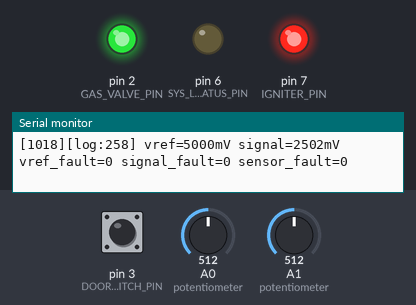
The sketch below on a simulated Arduino Uno, built with avr-gcc and run on an emulated ATmega328P. On the bench: output pins drawn as LEDs (lit = HIGH), the last lines printed to the serial monitor. Dashed ring = blinking. Inputs (shaded band) come from the test bench; at power-on: A0 (potentiometer) = 512, pin 3 (DOOR_SWITCH_PIN) HIGH, A1 (potentiometer) = 512.

Above: at 1.2 s.
1.3 s: A0 (potentiometer) set to 110
4.3 s: A0 (potentiometer) set to 92
At 5.2 s:
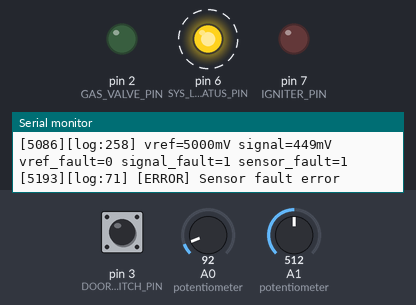
7.3 s: A0 (potentiometer) set to 122
At 7.9 s:
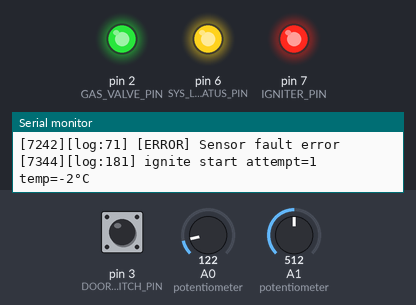
10.3 s: pin 3 (DOOR_SWITCH_PIN) pulled LOW for 0.15 s
At 11.4 s:
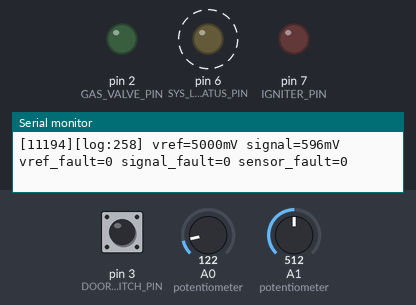
13.4 s: pin 3 (DOOR_SWITCH_PIN) pulled LOW for 3.2 s
At 16.4 s:
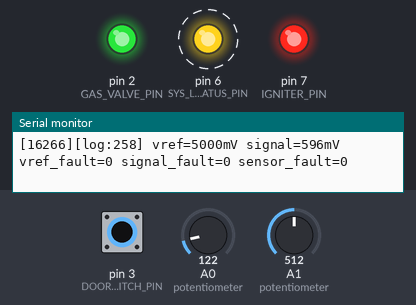
Timing chart, 0 to 19.1 s (numbered marks = the images above; inputs shaded):
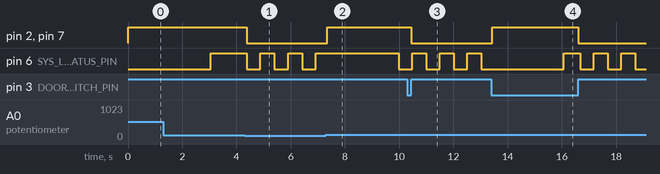

The sketch:

ptx_elf_cookie_oven.ino
```cpp
/*
We need your help to stop forest fires and bake tasty cookies!

See `requirements.md` for how to help.

Then check `notes.md`.
*/
#include "api.h"
#include "ptx_logging.h"
#include "ptx_actuator.h"
#include "ptx_oven_config.h"
#include "ptx_oven_control.h"

void setup() {

  //Initialize serial
  Serial.begin(115200);

  //Wrapper API
  setup_api();

  // Intialize controller
  ptx_oven_control_init();

  PTX_LOGF("Elf oven 2000 starting up.");
  PTX_LOGF("Days without fire incident: %i\n", 0);
}


void door_sensor_interrupt_handler(bool voltage_high)
{
  // @TODO: add small filtering for stability if needed
  if (voltage_high) {
    PTX_LOGF("[WARNING] Door is opened");
    ptx_actuator_emergency_stop();
  }

  // Propagate state to controller; controller loop will handle any logging.
  ptx_oven_set_door_state(voltage_high);
}

void loop() {
  // Some example code below to help show how to use API.
  // Please delete it and replace with your own code.
  // uint16_t sensor_voltage = read_voltage(TEMPERATURE_SENSOR);
  // serial_printf("sensor_voltage %i\n", sensor_voltage);
  // set_output(GAS_VALVE, sensor_voltage > 2000);

  //delay(1000); // feel free to change. What would you use for an actual iteration period?

  //quick test hardware
#if 0
  test_hardware();
#endif
  // Run oven control loop
  ptx_oven_control_update();

  // Delay 100 ms. Because temperature changes very slowly, Safety is guaranteed by the door interrupt, not the loop speed
  //delay(ptx_oven_get_iteration_period());
  delay(100);

}

// Simple hardware test
void test_hardware()
{
  uint16_t sensor_voltage = 0;

  while(1)
  {
    //Read sensor
    sensor_voltage = read_voltage(TEMPERATURE_SENSOR);
    serial_printf("sensor_voltage %i\n", sensor_voltage);

    sensor_voltage = read_voltage(TEMPERATURE_SENSOR_REFERENCE);
    serial_printf("sensor_voltage_ref %i\n", sensor_voltage);

    //Toggle all ouput
    // set_output(GAS_VALVE, true);
    // set_output(SYS_LED_STATUS, true);
    // set_output(IGNITER, true);

    ptx_actuator_set_gas(true);
    ptx_actuator_set_igniter(true);
    ptx_actuator_set_system_led_status(true);
    delay(1000);

    // set_output(GAS_VALVE, false);
    // set_output(SYS_LED_STATUS, false);
    // set_output(IGNITER, false);

    ptx_actuator_set_gas(false);
    ptx_actuator_set_igniter(false);
    ptx_actuator_set_system_led_status(false);
    delay(1000);
  }
}
```

api.cpp
```cpp
#include "api.h"
#include "Arduino.h"
#include <stdarg.h>

// NOTE!!!
// Don't assume the below API follows good coding or PTx conventions.
// Follow your own best judgement for your own code.
// Feel free to rework this API if you like (not required).

static void door_sensor_IRQ_handler();


void setup_api()
{
  pinMode(GAS_VALVE_PIN, OUTPUT);       // digital pin 2
  pinMode(DOOR_SWITCH_PIN, INPUT);      // digital pin 3
  pinMode(SYS_LED_STATUS_PIN, OUTPUT);  // digital pin 6
  pinMode(IGNITER_PIN, OUTPUT);         // digital pin 7

  door_sensor_interrupt_handler(digitalRead(DOOR_SWITCH_PIN) == HIGH); // we may not get an interrupt at startup, so we call the handler manually
  attachInterrupt(digitalPinToInterrupt(DOOR_SWITCH_PIN), door_sensor_IRQ_handler, CHANGE); // digital pin 3
}

static void door_sensor_IRQ_handler()
{
  door_sensor_interrupt_handler(digitalRead(DOOR_SWITCH_PIN) == HIGH);
}

// returns voltage in millivolts
uint16_t read_voltage(input_t input)
{
  if (input == TEMPERATURE_SENSOR)
  {
    return (uint32_t)analogRead(A0) * 5000 / 1023;
    //return //450 ~-10V;//2598 ~175;//2715 ~185;//2656;//~180
  }
  else if (input == TEMPERATURE_SENSOR_REFERENCE)
  {
    //return (uint32_t)analogRead(A1) * 5000 / 1023;
    return ((uint32_t)analogRead(A1) * 1000 / 1023) + 4500; //Range from 4.5V to 5.5V for easier testing
    //return 4500;
  }

  return 0;
}

// true for on, false for off
void set_output(output_t output, bool output_state)
{
  if (output == GAS_VALVE)
  {
    digitalWrite(GAS_VALVE_PIN, output_state);
  }
  else if (output == SYS_LED_STATUS)
  {
    digitalWrite(SYS_LED_STATUS_PIN, output_state);
  }
  else if (output == IGNITER)
  {
    digitalWrite(IGNITER_PIN, output_state);
  }

}

// read current output state
bool read_output(output_t output)
{
  if (output == GAS_VALVE)
  {
    return digitalRead(GAS_VALVE_PIN) == HIGH;
  }
  else if (output == SYS_LED_STATUS)
  {
    return digitalRead(SYS_LED_STATUS_PIN) == HIGH;
  }
  else if (output == IGNITER)
  {
    return digitalRead(IGNITER_PIN) == HIGH;
  }
  return false;
}

uint32_t get_millis()
{
  return millis();
}

void serial_printf(const char * format, ...)
{
  char buffer[256];
  va_list args;
  va_start(args, format);
  vsnprintf(buffer, 256, format, args);
  va_end (args);

  Serial.print(buffer);
}
```

api.h
```cpp
// NOTE!!!!!!
// Don't assume the below API follows good coding or PTx conventions.
// Follow your own best judgement for your own code.
// Feel free to rework this API if you like (not required).

#pragma once

#include <stdint.h>
#include <stdbool.h>

#ifdef __cplusplus
extern "C" {
#endif

#define GAS_VALVE_PIN           2       //Gas valve:    out
#define DOOR_SWITCH_PIN         3       //Door switch:  in
#define SYS_LED_STATUS_PIN      6       //System LED:   out
#define IGNITER_PIN             7       //Igniter:      out

typedef enum
{
    // pin A0
    TEMPERATURE_SENSOR,

    // pin A1
    // referred to as vref
    TEMPERATURE_SENSOR_REFERENCE,
} input_t;

typedef enum
{
    // pin D2
    // When on, the valve is open (gas flowing).
    // When off, the valve is closed (no gas flowing).
    GAS_VALVE,

    // pin D6
    // system status
    SYS_LED_STATUS,

    // pin D7
    // when on, it sparks to ignite gas
    IGNITER,
} output_t;

void setup_api();

// returns voltage in millivolts
uint16_t read_voltage(input_t input);

/**
 * @brief This is an IRQ callback prototype. You must implement this function in your code.
 * Please don't remove this interrupt handler if you make changes to the api.
 * Note that this callback is called from an interrupt context.
 *
 * @param voltage_high true if the door sensor voltage is high, false otherwise
 */
void door_sensor_interrupt_handler(bool voltage_high);

// true for on, false for off
void set_output(output_t output, bool output_state);
// read the internal state of a pin configured as an output
bool read_output(output_t output);

// returns the current number of milliseconds since the Arduino board began running
uint32_t get_millis();

// note that float %f format is not supported
void serial_printf(const char * format, ...);


#ifdef __cplusplus
}
#endif
```

ptx_actuator.cpp
```cpp
/**
 * @file ptx_actuator.cpp
 * @brief Implementation of actuator control layer
 */
#include "ptx_actuator.h"
#include "api.h"

void ptx_actuator_init(void) {
    /* Start with all actuators OFF for safety */
    set_output(GAS_VALVE, 0);
    set_output(IGNITER, 0);
}

void ptx_actuator_set_gas(bool enable) {
    set_output(GAS_VALVE, enable ? 1 : 0);
}

void ptx_actuator_set_igniter(bool enable) {
    set_output(IGNITER, enable ? 1 : 0);
}

void ptx_actuator_set_system_led_status(bool enable) {
    set_output(SYS_LED_STATUS, enable ? 1 : 0);
}

void ptx_actuator_emergency_stop(void) {
    set_output(GAS_VALVE, 0);
    set_output(IGNITER, 0);
}

bool ptx_actuator_get_gas_state(void) {
    return read_output(GAS_VALVE);
}

bool ptx_actuator_get_igniter_state(void) {
    return read_output(IGNITER);
}
```

ptx_actuator.h
```cpp
/**
 * @file ptx_actuator.h
 * @brief Actuator control abstraction layer (gas valve, igniter)
 * @details Provides clean interface between application logic and hardware API
 */
#ifndef PTX_ACTUATOR_H
#define PTX_ACTUATOR_H

#include <stdbool.h>

#ifdef __cplusplus
extern "C" {
#endif

/**
 * @brief Initialize actuator outputs
 * @note Ensures all actuators start in safe state (OFF)
 */
void ptx_actuator_init(void);

/**
 * @brief Control gas valve state
 * @param enable true to open valve, false to close
 */
void ptx_actuator_set_gas(bool enable);

/**
 * @brief Get current gas valve state
 * @return true if gas valve is open, false if closed
 */
bool ptx_actuator_get_gas_state(void);

/**
 * @brief Control igniter state
 * @param enable true to activate igniter, false to deactivate
 */
void ptx_actuator_set_igniter(bool enable);

/**
 * @brief Get current igniter state
 * @return true if igniter is active, false if inactive
 */
bool ptx_actuator_get_igniter_state(void);

/**
 * @brief Emergency shutdown - turn off all actuators immediately
 * @note Used for safety cutoff (door open, sensor fault, etc.)
 */
void ptx_actuator_emergency_stop(void);

/**
 * @brief turn system led on/off
 * @note
 */
void ptx_actuator_set_system_led_status(bool enable);

#ifdef __cplusplus
}
#endif

#endif /* PTX_ACTUATOR_H */
```

ptx_logging.cpp
```cpp
/**
 * @file ptx_logging.cpp
 * @brief Implementation of PTX logging functions
 */

#include "ptx_logging.h"
#include <stdarg.h>

void ptx_log_init() {
    Serial.begin(115200);
    while (!Serial) { ; }
}

//Get log file name
const char* ptx_get_filename(const char* path) {
    const char* filename = "log";
    return filename;
}

//Basic logging function
void ptx_log(const char* file, int line, const char* msg) {
    unsigned long currentTime = millis();
    const char* filename = ptx_get_filename(file);

    // Format: [time][filename:line] message
    Serial.print("[");
    Serial.print(currentTime);
    Serial.print("][");
    Serial.print(filename);
    Serial.print(":");
    Serial.print(line);
    Serial.print("] ");
    Serial.println(msg);
}

//Formatted logging function
void ptx_logf(const char* file, int line, const char* format, ...) {
    char buffer[256];
    va_list args;

    va_start(args, format);
    vsnprintf(buffer, sizeof(buffer), format, args);
    va_end(args);

    ptx_log(file, line, buffer);
}

//Formatted logging function
void ptx_dbg_logf(const char* file, int line, const char* format, ...) {

#if DEBUG_EN
    char buffer[256];
    va_list args;

    va_start(args, format);
    vsnprintf(buffer, sizeof(buffer), format, args);
    va_end(args);

    ptx_log(file, line, buffer);
#endif
}
```

ptx_logging.h
```cpp
/**
 * @file ptx_logging.h
 * @brief PTX Logging library for Arduino projects
 * @details Provides formatted logging with timestamp, filename and line number
 */

#ifndef PTX_LOGGING_H
#define PTX_LOGGING_H

#include <Arduino.h>

#ifdef __cplusplus
extern "C" {
#endif

#define DEBUG_EN 0      //1: Enable debug log and otherwise

/**
 * @brief Log macro with automatic file and line detection
 * @param msg Message string to debug log
 */
#define PTX_DBG_LOGF(format, ...) ptx_dbg_logf(__FILE__, __LINE__, format, ##__VA_ARGS__)

/**
 * @brief Log macro with automatic file and line detection
 * @param msg Message string to log
 */
#define PTX_LOG(msg) ptx_log(__FILE__, __LINE__, msg)

/**
 * @brief Log macro with printf-style formatting
 * @param format Printf-style format string
 * @param ... Variable arguments for formatting
 */
#define PTX_LOGF(format, ...) ptx_logf(__FILE__, __LINE__, format, ##__VA_ARGS__)

/**
 * @brief Initialize logging system
 * @details Sets up Serial communication for logging output
 */
void ptx_log_init();

/**
 * @brief Basic logging function
 * @param file Source file name (automatically provided by macro)
 * @param line Line number (automatically provided by macro)
 * @param msg Message to log
 */
void ptx_log(const char* file, int line, const char* msg);

/**
 * @brief Formatted logging function
 * @param file Source file name (automatically provided by macro)
 * @param line Line number (automatically provided by macro)
 * @param format Printf-style format string
 * @param ... Variable arguments for formatting
 */
void ptx_logf(const char* file, int line, const char* format, ...);


void ptx_dbg_logf(const char* file, int line, const char* format, ...);

/**
 * @brief Extract filename from full path
 * @param path Full file path
 * @return Pointer to filename portion
 */
const char* ptx_get_filename(const char* path);

#ifdef __cplusplus
}
#endif

#endif // PTX_LOGGING_H
```

ptx_oven_control.h
```cpp
/**
 * @file ptx_oven_control.h
 * @brief Oven control: 180 °C target, door safety, ignition timing, sensor validation.
 * @details Implements a simple controller with hysteresis around a target temperature.
 *          Door open condition and sensor faults override all heating actions immediately.
 */
#ifndef PTX_OVEN_CONTROL_H
#define PTX_OVEN_CONTROL_H

#include <stdint.h>
#include <stdbool.h>

#ifdef __cplusplus
extern "C" {
#endif

/**
 * @brief Update door state from external interrupt handler.
 * @param open true if door is open, false if closed.
 */
void ptx_oven_set_door_state(bool open);

/**
 * @brief Heating state machine for the oven.
 */
typedef enum {
    PTX_HEATING_STATE_IDLE = 0,   	// Outputs off; waiting for heat demand.
    PTX_HEATING_STATE_IGNITING,   	// First 5 seconds after gas turns on (igniter ON).
    PTX_HEATING_STATE_HEATING,    	// Post-ignition; flame expected; igniter OFF.
    PTX_HEATING_STATE_LOCKOUT     	// Safety lockout after max failed attempts.
} ptx_heating_state_t;

/**
 * @brief Public status snapshot of the oven control loop.
 */
typedef struct {
    float vref_volts;          		// Reference voltage from sensor (V). */
    float signal_volts;        		// Sensor signal (V), referenced to vref. */
    float temperature_c;       		// Computed temperature (°C). */
    bool  door_open;           		// Door state: true=open, false=closed. */
    bool  gas_on;              		// Gas valve command output. */
    bool  igniter_on;          		// Igniter command output. */
    ptx_heating_state_t state; 		// Current heating state. */

    bool  vref_fault;          		// True if vref not in [4.5, 5.5] V. */
    bool  signal_fault;        		// True if signal not in [10%, 90%] of vref. */
    bool  sensor_fault;        		// Aggregate: vref_fault || signal_fault. */

    uint8_t ignition_attempt;  		// Current ignition attempt counter (1-based). */
    bool    ignition_lockout;  		// True if in safety lockout after failed ignitions. */
} ptx_oven_status_t;

/**
 * @brief Initialize oven control module.
 * @note Does not configure hardware I/O; relies on api.h setup.
 */
void ptx_oven_control_init(void);
/**
 * @brief Execute one control loop iteration.
 * @details Reads inputs, validates sensors, updates heating state, and drives outputs.
 */
void ptx_oven_control_update(void);
/**
 * @brief Get a pointer to the latest status snapshot.
 * @return Pointer to constant ptx_oven_status_t structure.
 */
const ptx_oven_status_t* ptx_oven_get_status(void);

#ifdef __cplusplus
}
#endif

#endif /* PTX_OVEN_CONTROL_H */
```

ptx_sensor_filter.cpp
```cpp
/**
 * @file ptx_sensor_filter.cpp
 * @brief Implementation of median sensor filtering
 */
#include "ptx_sensor_filter.h"
#include "api.h"
#include <string.h>

void ptx_sensor_filter_init(uint8_t window_size) {
	//@todo
}

ptx_sensor_reading_t ptx_sensor_filter_update(uint16_t raw_vref_mv,
                                                uint16_t raw_signal_mv) {
    ptx_sensor_reading_t result = {0};

	//@todo filter algorithm depend of configuration
	result.vref_mv = raw_vref_mv;
	result.signal_mv = raw_signal_mv;
	result.valid = true;

    return result;
}

ptx_sensor_reading_t ptx_sensor_filter_read_and_update(void) {
    /* Read raw sensor values from hardware */
    uint16_t raw_vref_mv   = read_voltage(TEMPERATURE_SENSOR_REFERENCE);
    uint16_t raw_signal_mv = read_voltage(TEMPERATURE_SENSOR);

    /* Apply median filter */
    return ptx_sensor_filter_update(raw_vref_mv, raw_signal_mv);
}
```

ptx_sensor_filter.h
```cpp
/**
 * @file ptx_sensor_filter.h
 * @brief Sensor reading wrapper with some filtering methods (e.g. median noise filtering)
 * @details Provides filtered temperature sensor, vref
 */
#ifndef PTX_SENSOR_FILTER_H
#define PTX_SENSOR_FILTER_H

#include <stdint.h>
#include <stdbool.h>

#ifdef __cplusplus
extern "C" {
#endif

/**
 * @brief Filtered sensor readings
 */
typedef struct {
    uint16_t vref_mv;           /**< Filtered reference voltage (mV) */
    uint16_t signal_mv;         /**< Filtered signal voltage (mV) */
    bool     valid;             /**< True if filter has enough samples */
} ptx_sensor_reading_t;

void ptx_sensor_filter_init(uint8_t window_size);
void ptx_sensor_filter_reset(void);

/**
 * @brief Read sensors from hardware and apply median filtering
 * @return Filtered sensor reading
 * @note Call this once per control update cycle
 */
ptx_sensor_reading_t ptx_sensor_filter_read_and_update(void);


#ifdef __cplusplus
}
#endif

#endif /* PTX_SENSOR_FILTER_H */
```

Source omitted: ptx_oven_control.cpp (13523 bytes), ptx_oven_config.cpp (3595 bytes), ptx_oven_config.h (2969 bytes)

Measured:
- the behaviour switches between 103 and 102 on A0 (potentiometer) (found by bisection; images 0 and 1)
- after the input at 4.3 s, pin 2 (GAS_VALVE_PIN): HIGH → LOW after 0.07 s; pin 7 (IGNITER_PIN): HIGH → LOW after 0.07 s instead of 0.77 s
- after the input at 7.3 s, pin 2 (GAS_VALVE_PIN), pin 7 (IGNITER_PIN): LOW → HIGH after 0.05 s
- after the input at 10.3 s, pin 2 (GAS_VALVE_PIN): HIGH → LOW after 0.15 s; pin 7 (IGNITER_PIN): HIGH → LOW after 0.15 s instead of 2.1 s
- after the input at 13.4 s, pin 2 (GAS_VALVE_PIN), pin 7 (IGNITER_PIN): LOW → HIGH at once, → LOW 3.2 s later
- by itself, pin 6 (SYS_LED_STATUS_PIN): alternates HIGH for 0.51 s and LOW for 0.50 s
